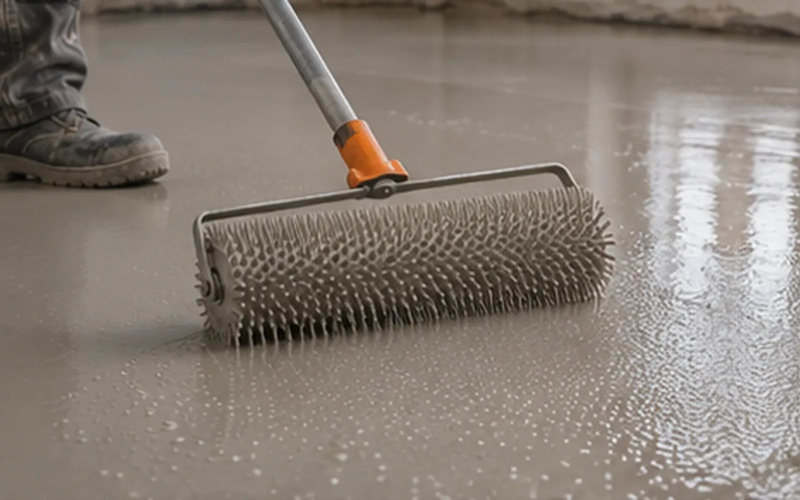
#> input picture wordpress/kilic-betrieb/assets/img/ph/ausgleichsmasse.webp, 1600 x 1000 px, given in place of ausgleichsmasse..png, which was not available (shown at 1/2 size)
$ python post.py ../../wordpress/kilic-betrieb/assets/img/ph/ausgleichsmasse.webp
#> lines starting #> are read from the running program, lines starting #| are printed output that depends on the picture
import sys, os, numpy as np
from PIL import Image, ImageFilter
D = sys.argv[1]; os.makedirs(D + '/webp', exist_ok=True)
names = sorted(f[:-4] for f in os.listdir(D + '/png'))
rng = np.random.default_rng(1)
for n in names:
    im = Image.open(D + '/png/' + n + '.png').convert('RGB')
#> im is the input picture: PIL image 1600x1000 RGB; mean R, G, B 135.5, 125.9, 117
    im = im.filter(ImageFilter.GaussianBlur(0.6))
    a = np.asarray(im).astype(np.float32) / 255
    H, W, _ = a.shape
#> H = 1000; W = 1600
    blau = any(k in n for k in ('rohr', 'notdienst', 'kanal', 'wartung'))
    # Grading: warm bzw. neutral-kühl, matte Tiefen
    if blau:
        a = a * np.array([0.97, 1.0, 1.04])
    else:
        a = a * np.array([1.03, 1.0, 0.95])
    a = 0.04 + a * 0.93
    # feine Körnung + grobe Betonstruktur
    g = rng.normal(0, 0.022, (H, W, 1))
    t = Image.fromarray((rng.random((H // 8, W // 8)) * 255).astype(np.uint8)).resize((W, H), Image.BICUBIC).filter(ImageFilter.GaussianBlur(3))
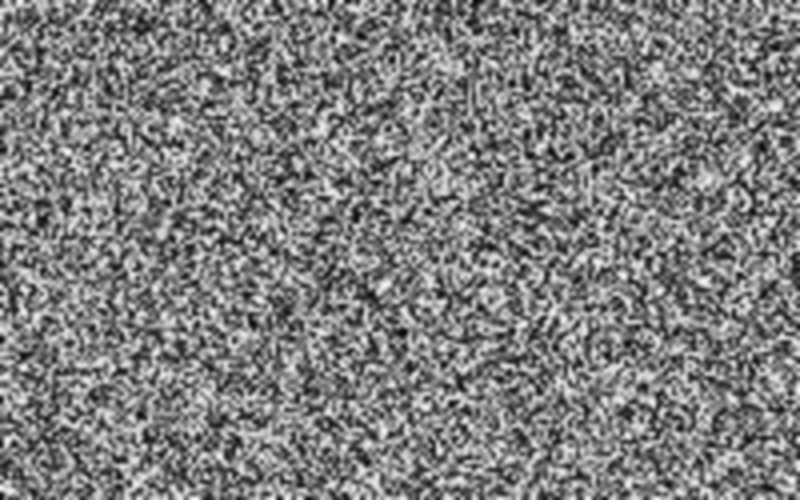
#> t: PIL image 1600x1000 L (shown at 1/2 size); min 6, max 250, mean 126.6
    t = (np.asarray(t).astype(np.float32) / 255 - .5)[..., None] * 0.05
#> t: shape (1000, 1600, 1) float32
    a = a + g + t
    # Vignette
    y, x = np.mgrid[0:H, 0:W]
    v = 1 - 0.28 * (((x - W / 2) / (W / 2)) ** 2 + ((y - H / 2) / (H / 2)) ** 2) / 2
    a = a * v[..., None]
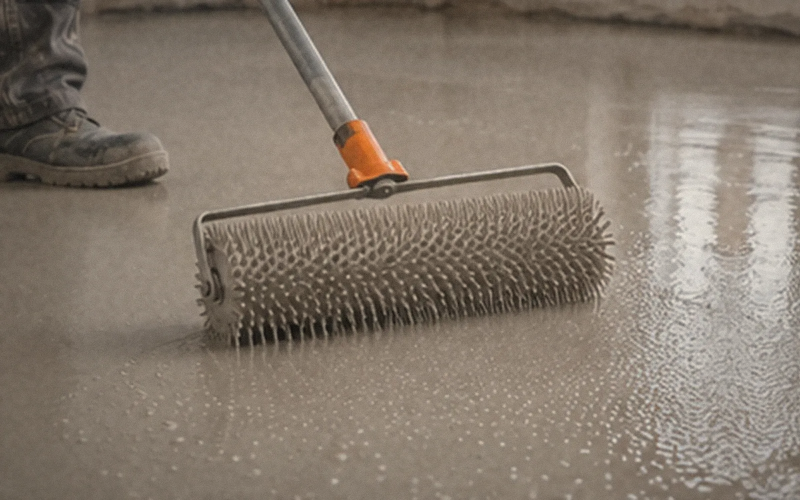
#> a: shape (1000, 1600, 3) float64 (shown at 1/2 size); mean R, G, B 0.497, 0.452, 0.403; drawn with min black and max white
    out = Image.fromarray((np.clip(a, 0, 1) * 255).astype(np.uint8))
    out.save(D + '/webp/' + n + '.webp', 'WEBP', quality=78, method=6)
# Übersicht
th = []
for n in names:
    im = Image.open(D + '/webp/' + n + '.webp'); im.thumbnail((400, 260)); th.append(im)
#> after `im.thumbnail((400, 260))`:
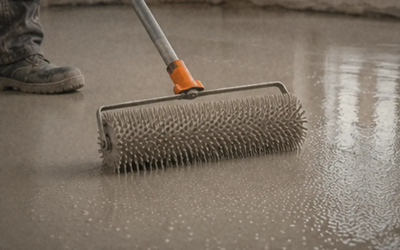
#> im: PIL image 400x250 RGB; mean R, G, B 126.4, 115, 102.3
cols = 6; rows = (len(th) + cols - 1) // cols
#> after `rows = (len(th) + cols - 1) // cols`: rows = 1
sheet = Image.new('RGB', (cols * 410, rows * 270), '#ffffff')
#> sheet: PIL image 2460x270 RGB; every value is 255
for i, im in enumerate(th):
    sheet.paste(im, ((i % cols) * 410 + 5, (i // cols) * 270 + 5))
#> this loop made 1 pass
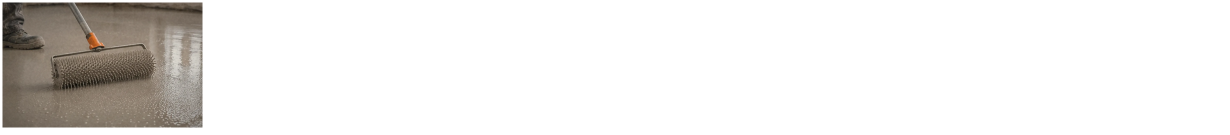
#> sheet: PIL image 2460x270 RGB (shown at 1/2 size); mean R, G, B 235.6, 233.9, 232
sheet.save(D + '/uebersicht.jpg', quality=85)
print(sum(os.path.getsize(D + '/webp/' + f) for f in os.listdir(D + '/webp')) // 1024, 'KB gesamt')

$ run again, on wordpress/kilic-betrieb/assets/img/ph/bodenverlegung.webp
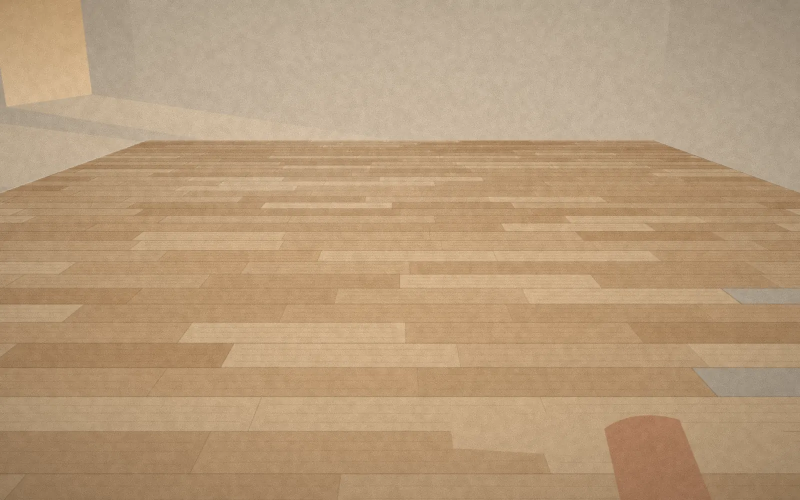
#> input picture wordpress/kilic-betrieb/assets/img/ph/bodenverlegung.webp, 1600 x 1000 px, given in place of bodenverlegung..png, which was not available (shown at 1/2 size)
#> im is the input picture: PIL image 1600x1000 RGB; mean R, G, B 182.7, 154.6, 122
#> `im.thumbnail((400, 260))`:
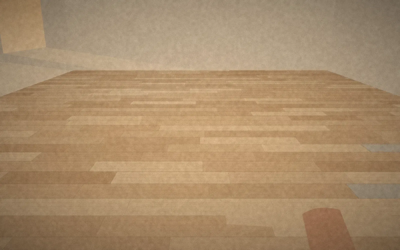
#> im: PIL image 400x250 RGB; mean R, G, B 168, 139.8, 106.6
#> rows = 1
#> the loop `for i, im in enumerate(th):` made 1 pass
#> after the loop `for i, im in enumerate(th):`:
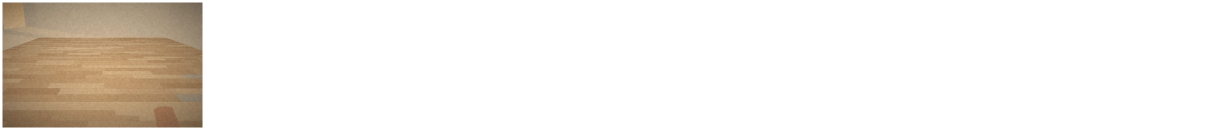
#> sheet: PIL image 2460x270 RGB (shown at 1/2 size); mean R, G, B 241.9, 237.7, 232.7

$ run again, on wordpress/kilic-betrieb/assets/img/ph/estrich-verteilen.webp
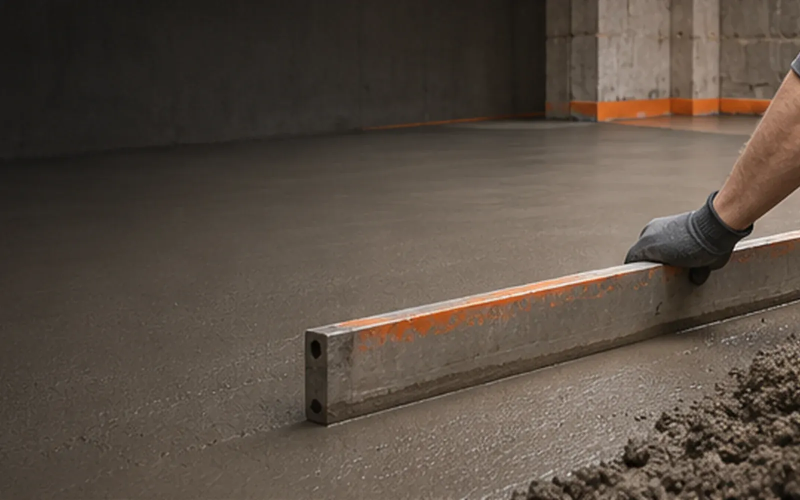
#> input picture wordpress/kilic-betrieb/assets/img/ph/estrich-verteilen.webp, 1600 x 1000 px, given in place of estrich-verteilen..png, which was not available (shown at 1/2 size)
#> im is the input picture: PIL image 1600x1000 RGB; mean R, G, B 89, 77.6, 67.3
#> `im.thumbnail((400, 260))`:
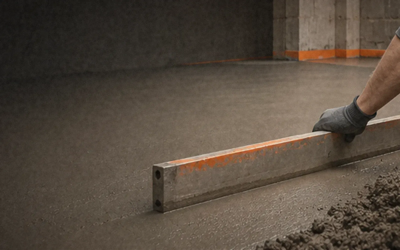
#> im: PIL image 400x250 RGB; mean R, G, B 86.5, 74.9, 63
#> rows = 1
#> the loop `for i, im in enumerate(th):` made 1 pass
#> after the loop `for i, im in enumerate(th):`:
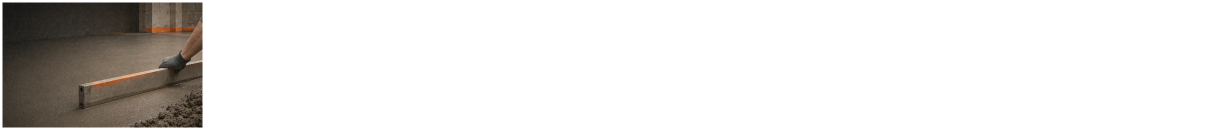
#> sheet: PIL image 2460x270 RGB (shown at 1/2 size); mean R, G, B 229.6, 227.9, 226.1
